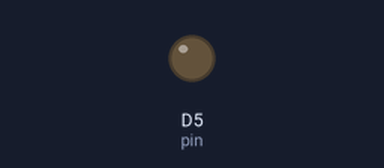
A sketch run on a simulated ESP8266 (NodeMCU). On the bench: output pins drawn as LEDs (lit = HIGH).

Above: at 0.65 s.
At 36.1 s:
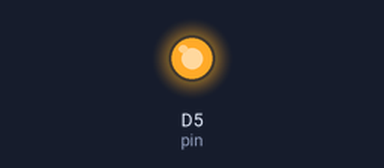
Timing chart, 0 to 40.0 s (numbered marks = the images above):
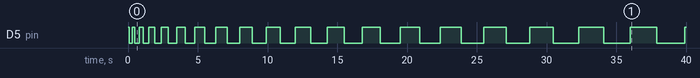

Measured:
- by itself, D5 (pin): LOW → HIGH at 0.00 s, → LOW 0.10 s later, → HIGH 0.20 s later, → LOW 0.20 s later, … (39 changes in this stretch)

The sketch:

NODEMCU_BLINK.ino
```cpp
int pin = D5;
void setup() {
  // put your setup code here, to run once:

pinMode(pin,OUTPUT);
}

void loop() {
  // put your main code here, to run repeatedly:
  int i=100;
while (1){
digitalWrite(pin,HIGH);
delay(i);
digitalWrite(pin,LOW);
delay(i+100);
i=i+100;
}
}
```
